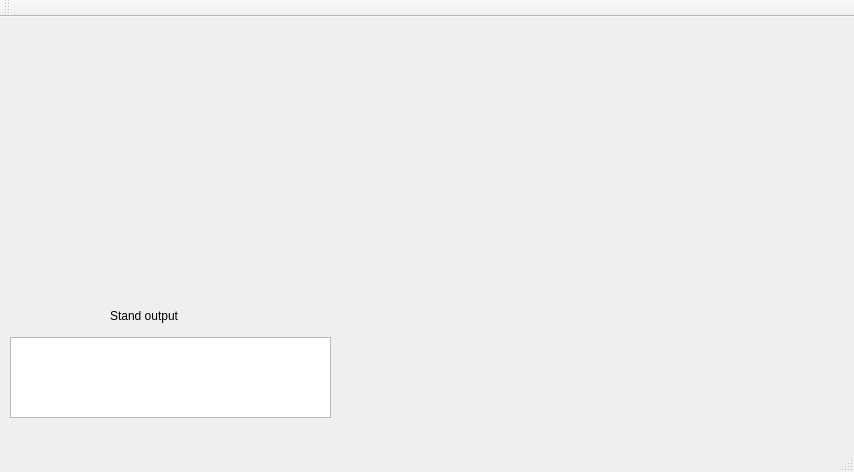
<?xml version="1.0" encoding="UTF-8"?>
<ui version="4.0">
 <class>MainWindow</class>
 <widget class="QMainWindow" name="MainWindow">
  <property name="geometry">
   <rect>
    <x>0</x>
    <y>0</y>
    <width>854</width>
    <height>472</height>
   </rect>
  </property>
  <property name="windowTitle">
   <string>MainWindow</string>
  </property>
  <widget class="QWidget" name="centralWidget">
   <widget class="QTextEdit" name="tx_output">
    <property name="geometry">
     <rect>
      <x>10</x>
      <y>320</y>
      <width>321</width>
      <height>81</height>
     </rect>
    </property>
   </widget>
   <widget class="QLabel" name="label_output">
    <property name="geometry">
     <rect>
      <x>110</x>
      <y>290</y>
      <width>101</width>
      <height>17</height>
     </rect>
    </property>
    <property name="text">
     <string>Stand output</string>
    </property>
    <property name="wordWrap">
     <bool>true</bool>
    </property>
   </widget>
  </widget>
  <widget class="QMenuBar" name="menuBar">
   <property name="geometry">
    <rect>
     <x>0</x>
     <y>0</y>
     <width>854</width>
     <height>25</height>
    </rect>
   </property>
  </widget>
  <widget class="QToolBar" name="mainToolBar">
   <attribute name="toolBarArea">
    <enum>TopToolBarArea</enum>
   </attribute>
   <attribute name="toolBarBreak">
    <bool>false</bool>
   </attribute>
  </widget>
  <widget class="QStatusBar" name="statusBar"/>
 </widget>
 <layoutdefault spacing="6" margin="11"/>
 <resources/>
 <connections/>
</ui>
